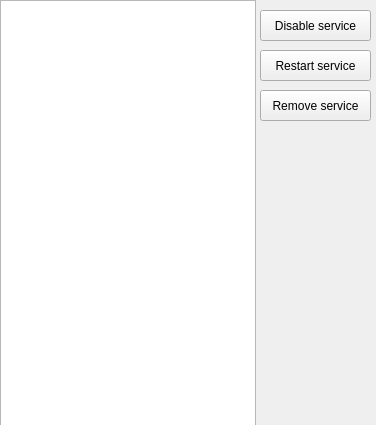
<?xml version="1.0" encoding="UTF-8"?>
<ui version="4.0">
 <class>services_manager</class>
 <widget class="QWidget" name="services_manager">
  <property name="geometry">
   <rect>
    <x>0</x>
    <y>0</y>
    <width>376</width>
    <height>425</height>
   </rect>
  </property>
  <property name="windowTitle">
   <string>Form</string>
  </property>
  <widget class="QListWidget" name="servicesList">
   <property name="geometry">
    <rect>
     <x>0</x>
     <y>0</y>
     <width>256</width>
     <height>431</height>
    </rect>
   </property>
  </widget>
  <widget class="QPushButton" name="disable_or_enable_button">
   <property name="geometry">
    <rect>
     <x>260</x>
     <y>10</y>
     <width>111</width>
     <height>31</height>
    </rect>
   </property>
   <property name="text">
    <string>Disable service</string>
   </property>
  </widget>
  <widget class="QPushButton" name="restart_button">
   <property name="geometry">
    <rect>
     <x>260</x>
     <y>50</y>
     <width>111</width>
     <height>31</height>
    </rect>
   </property>
   <property name="text">
    <string>Restart service</string>
   </property>
  </widget>
  <widget class="QPushButton" name="remove_button">
   <property name="geometry">
    <rect>
     <x>260</x>
     <y>90</y>
     <width>111</width>
     <height>31</height>
    </rect>
   </property>
   <property name="text">
    <string>Remove service</string>
   </property>
  </widget>
 </widget>
 <resources/>
 <connections/>
</ui>
